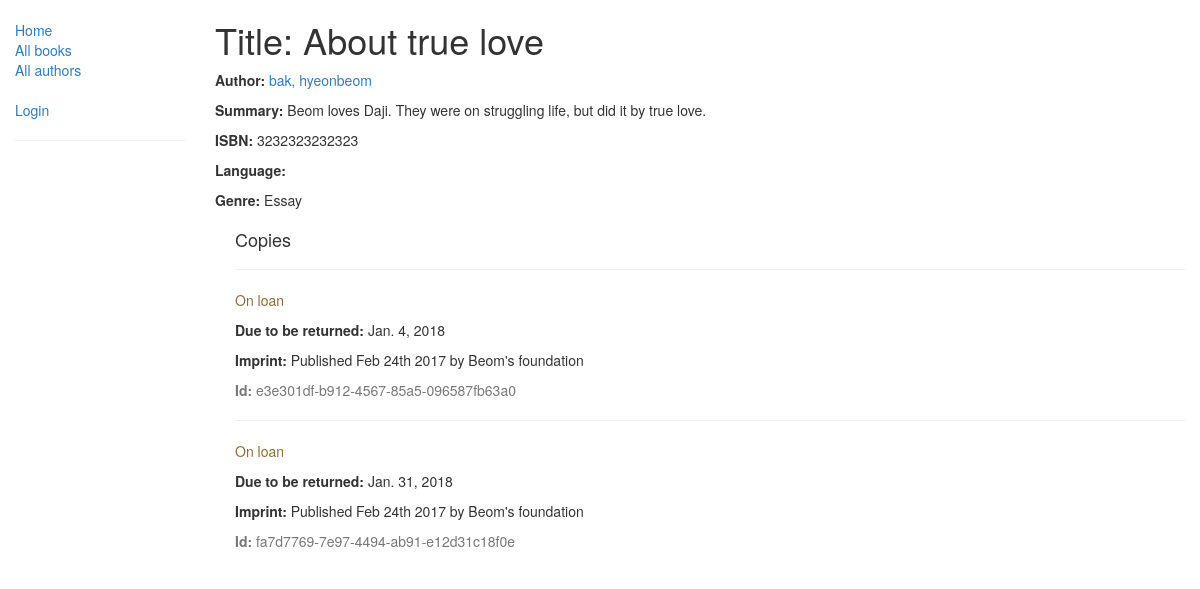
/catalog/book/2, run on the app's committed database.
### catalog/models.py (models this page shows, shortened)
class Book(models.Model):
    title = models.CharField(max_length=200)
    author = models.ForeignKey('Author', on_delete=models.SET_NULL, null=True)
    summary = models.TextField(max_length=1000, help_text='Enter a brief description of the book.')
    isbn = models.CharField('ISBN', max_length=13, help_text='13 Character <a href="https://www.isbn-international.org/content/what-isbn">ISBN number</a>')
    genre = models.ManyToManyField(Genre, help_text="Select a genre for this book.")
    def display_genre(self):
        return ', '.join([genre.name for genre in self.genre.all()[:3]])
    display_genre.short_description = 'Genre'

class Author(models.Model):
    first_name = models.CharField(max_length=100)
    last_name = models.CharField(max_length=100)
    date_of_birth = models.DateField(null=True, blank=True)
    date_of_death = models.DateField('Died', null=True, blank=True)
    class Meta:
        ordering = ["last_name", "first_name"]
    def __str__(self):
        return '{0}, {1}'.format(self.last_name, self.first_name)

class Genre(models.Model):
    name = models.CharField(max_length=200, help_text="Enter a book genre. (e.g. Science Fiction, French Poetry etc.)")
    def __str__(self):
        return self.name

class BookInstance(models.Model):
    id = models.UUIDField(primary_key=True, default=uuid.uuid4, help_text="Unique ID for this particular book across whole library.")
    book = models.ForeignKey('Book', on_delete=models.SET_NULL, null=True)
    imprint = models.CharField(max_length=200)
    due_back = models.DateField(null=True, blank=True)
    borrower = models.ForeignKey(User, on_delete=models.SET_NULL, null=True, blank=True)
    LOAN_STATUS = (
        ('m', 'Maintenance'),
        ('o', 'On loan'),
        ('a', 'Available'),
        ('r', 'Reserved'),
    )
    status = models.CharField(max_length=1, choices=LOAN_STATUS, blank=True, default='m', help_text='Book availability')
    class Meta:
        ordering = ["due_back"]
        permissions = (("can_mark_returned", "Set book as returned"),)

### catalog/views.py (the view)
# urls.py: path('book/<int:pk>', views.BookDetailView.as_view(), name='book-detail'),
class BookDetailView(generic.DetailView):
    model = Book

### catalog/templates/catalog/book_detail.html
{% extends "base_generic.html" %}
{% block content %}
    <h1>Title: {{ book.title }}</h1>
    <p>
        <strong>Author:</strong>
        <a href="{% url 'author-detail' book.author.pk %}">{{ book.author }}</a>
    </p>
    <p>
        <strong>Summary:</strong> {{ book.summary }}</p>
    <p>
        <strong>ISBN:</strong> {{ book.isbn }}</p>
    <p>
        <strong>Language:</strong> {{ book.language }}</p>
    <p>
        <strong>Genre:</strong> {% for genre in book.genre.all %} {{ genre }}{% if not forloop.last %}, {% endif %}{% endfor %}</p>
    <div style="margin-left:20px;margin-top:20px">
        <h4>Copies</h4>
        {% for copy in book.bookinstance_set.all %}
            <hr>
            <p class="{% if copy.status == 'a' %}text-success{% elif copy.status == 'm' %}text-danger{% else %}text-warning{% endif %}">{{ copy.get_status_display }}</p>
            {% if copy.status != 'a' %}
            <p>
                <strong>Due to be returned:</strong> {{copy.due_back}}</p>{% endif %}
            <p>
                <strong>Imprint:</strong> {{copy.imprint}}</p>
            <p class="text-muted">
                <strong>Id:</strong> {{copy.id}}</p>
        {% endfor %}
    </div>
{% endblock %}

### data on the page
Book: title "About true love", author "bak, hyeonbeom", summary "Beom loves Daji. They were on struggling life, but did it by true love.", isbn "3232323232323"
Genre: name "Essay"
BookInstance: status "On loan", due_back "Jan. 4, 2018", imprint "Published Feb 24th 2017 by Beom's foundation", id "e3e301df-b912-4567-85a5-096587fb63a0"
BookInstance: status "On loan", due_back "Jan. 31, 2018", imprint "Published Feb 24th 2017 by Beom's foundation", id "fa7d7769-7e97-4494-ab91-e12d31c18f0e"
